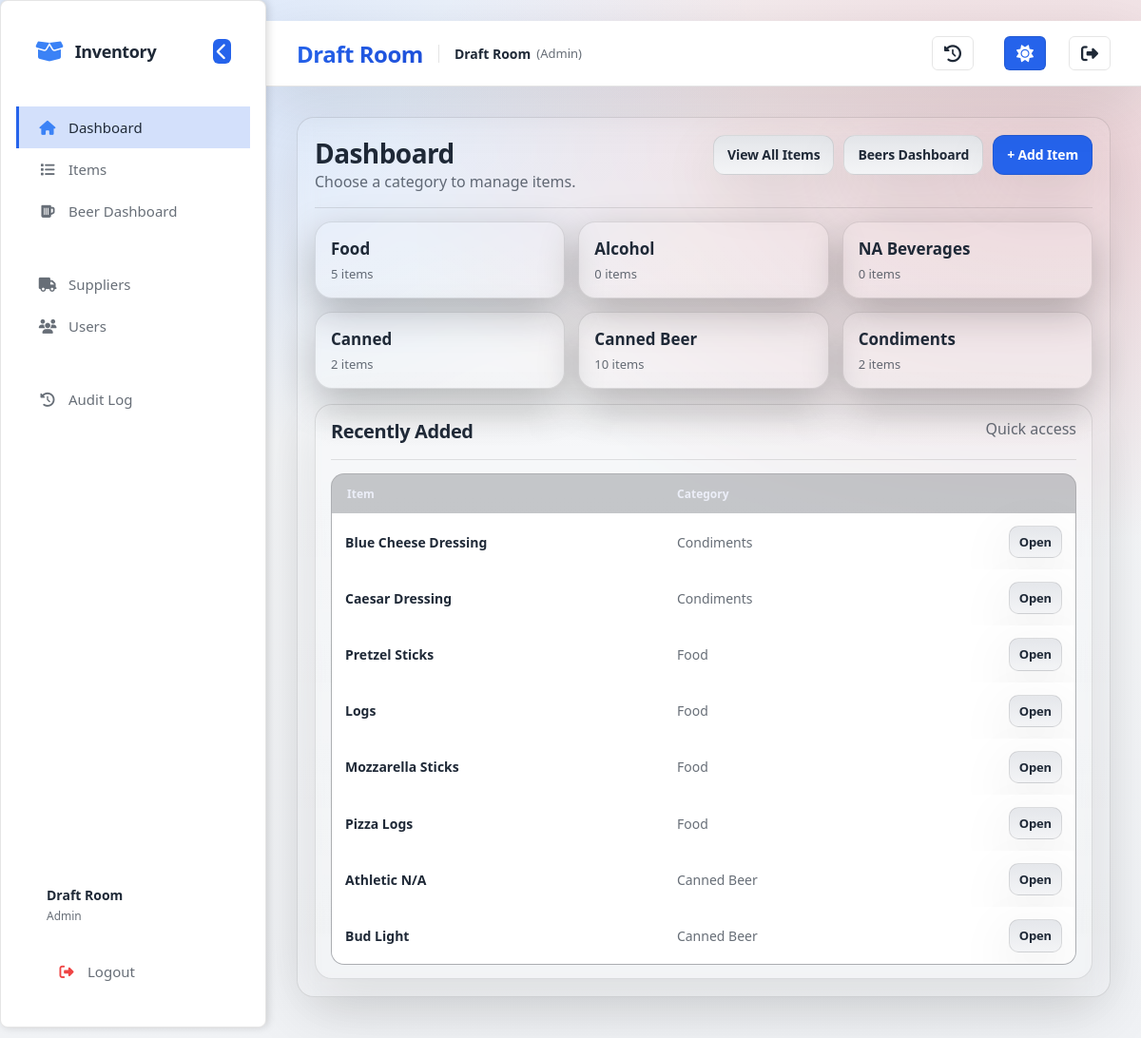
The page / (signed in) on the database its author committed.
### app.py (models this page shows, shortened)
class User(db.Model):
    __tablename__ = "users"
    id = db.Column(db.Integer, primary_key=True)
    username = db.Column(db.String(80), unique=True, nullable=False)
    first_name = db.Column(db.String(80), nullable=True)
    last_name = db.Column(db.String(80), nullable=True)
    password_hash = db.Column(db.String(255), nullable=False)
    role = db.Column(db.String(20), nullable=False, default="staff")
    is_active = db.Column(db.Boolean, nullable=False, default=True)
    created_at = db.Column(db.DateTime, nullable=False, default=utcnow)

class Item(db.Model):
    __tablename__ = "items"
    id = db.Column(db.Integer, primary_key=True)
    name = db.Column(db.String(200), nullable=False)
    category = db.Column(db.String(120), nullable=False)
    prep_type = db.Column(db.String(50), nullable=False, default="generic")
    supplier_id = db.Column(db.Integer, db.ForeignKey("suppliers.id"), nullable=True)
    supplier = db.relationship("Supplier", back_populates="items")
    unit = db.Column(db.String(50), nullable=True)
    default_units_per_box = db.Column(
    db.Integer,
    nullable=True,
)
    multiplier = db.Column(db.Float, nullable=True)
    raw_freezer_days = db.Column(db.Integer, nullable=True)
    raw_cooler_days = db.Column(db.Integer, nullable=True)
    raw_out_days = db.Column(db.Integer, nullable=True)
    prepped_freezer_days = db.Column(db.Integer, nullable=True)
    prepped_cooler_days = db.Column(db.Integer, nullable=True)
    prepped_out_days = db.Column(db.Integer, nullable=True)
    sales_mode = db.Column(db.String(40), nullable=True)
    pack1_label = db.Column(db.String(80), nullable=True)
    pack1_mult  = db.Column(db.Integer, nullable=True)
    pack2_label = db.Column(db.String(80), nullable=True)
    pack2_mult  = db.Column(db.Integer, nullable=True)
    pack3_label = db.Column(db.String(80), nullable=True)
    pack3_mult  = db.Column(db.Integer, nullable=True)
    pack4_label = db.Column(db.String(80), nullable=True)
    pack4_mult  = db.Column(db.Integer, nullable=True)
    main_bar_on_hand = db.Column(
        db.Integer,
        nullable=False,
        default=0,
        server_default=db.text("0"),
    )
    low_bar_on_hand = db.Column(
        db.Integer,
        nullable=False,
        default=0,
        server_default=db.text("0"),
    )
    on_hand_count = db.Column(
        db.Integer,
        nullable=False,
        default=0,
        server_default=db.text("0"),
    )
    created_at = db.Column(db.DateTime, nullable=False, default=datetime.utcnow)

### app.py (the view)
@app.get("/")
def dashboard():
    guard = require_view_access()
    if guard:
        return guard
    counts = db.session.query(Item.category, func.count(Item.id)).group_by(Item.category).all()
    counts_map = {c: int(n) for (c, n) in counts}
    categories = [{"name": cat, "count": counts_map.get(cat, 0)} for cat in CATEGORY_ORDER]
    extras = sorted([c for c in counts_map.keys() if c not in CATEGORY_ORDER])
    for cat in extras:
        categories.append({"name": cat, "count": counts_map.get(cat, 0)})
    recent_items = Item.query.order_by(Item.created_at.desc(), Item.id.desc()).limit(8).all()
    return render_template("dashboard.html", categories=categories, recent_items=recent_items)

### app.py (called while the page is built)
def role_rank(role: str | None) -> int:
    if not role:
        return 0
    return ROLE_RANK.get(role.strip().lower(), 0)

def current_user() -> Optional["User"]:
    uid = session.get("user_id")
    if not uid:
        return None
    try:
        return User.query.get(int(uid))
    except Exception:
        return None

def current_user_role() -> str:
    if session.get("break_glass_admin") is True:
        return "admin"
    u = current_user()
    if not u:
        return ""
    return (u.role or "").lower()

def is_logged_in() -> bool:
    return (session.get("break_glass_admin") is True) or (session.get("user_id") is not None)

def can_manage_users() -> bool:
    return current_user_role() == "admin"

def can_edit_inventory() -> bool:
    return role_rank(current_user_role()) >= ROLE_RANK["manager"]

def can_view_inventory() -> bool:
    return role_rank(current_user_role()) >= ROLE_RANK["staff"] or (session.get("break_glass_admin") is True)

def require_view_access():
    if not is_logged_in():
        return redirect("/login")
    if session.get("break_glass_admin") is True:
        return None
    if not can_view_inventory():
        session.clear()
        flash("Access denied.", "error")
        return redirect("/login")
    return None

@app.context_processor
def inject_user():
    u = current_user()
    return {
        "current_user": u,
        "auth_user": u,
        "auth_break_glass": bool(session.get("break_glass_admin") is True),
        "auth_role": current_user_role(),
        "can_edit_inventory": can_edit_inventory(),
        "can_manage_users": can_manage_users(),
    }

### templates/dashboard.html
{% extends "base.html" %}
{% block content %}
<section class="card">
  <div class="cardhead">
    <div>
      <h1>Dashboard</h1>
      <span class="muted">Choose a category to manage items.</span>
    </div>
    <div class="actions">
      <a class="btn" href="/items">View All Items</a>
      <a class="btn" href="/beers/dashboard">Beers Dashboard</a>
      {% if can_edit_inventory %}
        <a class="btn primary" href="/items/new">+ Add Item</a>
      {% endif %}
    </div>
  </div>
  <div class="grid3">
    {% for c in categories %}
      <a class="tile" href="/category/{{ c.name }}">
        <div class="tile-title">{{ c.name }}</div>
        <div class="tile-sub">{{ c.count }} items</div>
      </a>
    {% endfor %}
  </div>
  <div style="height:16px;"></div>
  <div class="card mini">
    <div class="cardhead">
      <h2>Recently Added</h2>
      <span class="muted">Quick access</span>
    </div>
    {% if recent_items and recent_items|length > 0 %}
      <div class="table">
        <div class="row head" style="grid-template-columns: 1.2fr .8fr .6fr;">
          <div>Item</div><div>Category</div><div></div>
        </div>
        {% for it in recent_items %}
          <div class="row" style="grid-template-columns: 1.2fr .8fr .6fr;">
            <div class="strong">{{ it.name }}</div>
            <div class="muted">{{ it.category }}</div>
            <div class="row-actions">
              <a class="btn small" href="/items/{{ it.id }}">Open</a>
            </div>
          </div>
        {% endfor %}
      </div>
    {% else %}
      <div class="empty">No items yet.</div>
    {% endif %}
  </div>
</section>
{% endblock %}

### templates/base.html (shortened to what this page needs)
<!DOCTYPE html>
<html lang="en">
<head>
  <link rel="stylesheet" href="/static/style.css">
  <link rel="stylesheet" href="https://cdnjs.cloudflare.com/ajax/libs/font-awesome/6.4.0/css/all.min.css">
</head>
<body>
  <aside class="sidebar" id="sidebar">
    <div class="sidebar-header">
      <h2 class="sidebar-brand">
        <i class="fas fa-box-open"></i>
        <span>Inventory</span>
      </h2>
      <button class="sidebar-toggle" id="sidebarToggle" title="Collapse sidebar">
        <i class="fas fa-chevron-left"></i>
      </button>
    </div>
    <nav class="sidebar-nav">
      <a href="/" class="nav-item {% if request.path == '/' %}active{% endif %}" data-tooltip="Dashboard">
        <i class="fas fa-home"></i>
        <span>Dashboard</span>
      </a>
      <a href="/items" class="nav-item {% if '/items' in request.path %}active{% endif %}" data-tooltip="Items">
        <i class="fas fa-list"></i>
        <span>Items</span>
      </a>
      <a href="/beers/dashboard" class="nav-item {% if '/beers' in request.path %}active{% endif %}" data-tooltip="Beer Dashboard">
        <i class="fas fa-beer"></i>
        <span>Beer Dashboard</span>
      </a>
      <hr class="nav-divider">
      {% if can_edit_inventory %}
      <a href="/suppliers" class="nav-item {% if '/suppliers' in request.path %}active{% endif %}" data-tooltip="Suppliers">
        <i class="fas fa-truck"></i>
        <span>Suppliers</span>
      </a>
      <a href="/users" class="nav-item {% if '/users' in request.path %}active{% endif %}" data-tooltip="Users">
        <i class="fas fa-users"></i>
        <span>Users</span>
      </a>
      {% endif %}
      {% if auth_role == "admin" %}
      <hr class="nav-divider">
      <a href="/audit" class="nav-item {% if '/audit' in request.path %}active{% endif %}" data-tooltip="Audit Log">
        <i class="fas fa-history"></i>
        <span>Audit Log</span>
      </a>
      {% endif %}
    </nav>
    <div class="sidebar-footer">
      {% if current_user %}
      <div class="user-info">
        <div class="user-name">
          {% if current_user.first_name or current_user.last_name %}
            {{ current_user.first_name }} {{ current_user.last_name }}
          {% else %}
            {{ current_user.username }}
          {% endif %}
        </div>
        <div class="user-role">{{ auth_role.title() if auth_role else 'User' }}</div>
      </div>
      <a href="/logout" class="nav-item logout" data-tooltip="Logout">
        <i class="fas fa-sign-out-alt"></i>
        <span>Logout</span>
      </a>
      {% endif %}
    </div>
  </aside>
  <main class="main-content">
    <header class="topbar">
      <div class="topbar-brand">
        <h1>Draft Room</h1>
        {% if current_user %}
          <div class="topbar-brand-user">
            <span class="brand-user-name">
              {% if current_user.first_name or current_user.last_name %}
                {{ current_user.first_name }} {{ current_user.last_name }}
              {% else %}
                {{ current_user.username }}
              {% endif %}
            </span>
            <span class="brand-user-role">({{ auth_role.title() if auth_role else 'User' }})</span>
          </div>
        {% endif %}
      </div>
      {% if auth_role == "admin" %}
        <a href="/audit" class="audit-btn" title="View audit log">
          <i class="fas fa-history"></i>
        </a>
      {% endif %}
      <button class="theme-toggle" id="themeToggle" title="Toggle light/dark theme">
      </button>
      <a href="/logout" class="logout-btn" title="Logout">
        <i class="fas fa-sign-out-alt"></i>
      </a>
    </header>
    <div class="page-content">
      {% block content %}{% endblock %}
    </div>
  </main>
</body>
</html>

### rows shown on the page
User: first_name "Draft", last_name "Room", role "Admin"
Item: name "Blue Cheese Dressing", category "Condiments"
Item: name "Caesar Dressing", category "Condiments"
Item: name "Pretzel Sticks", category "Food"
Item: name "Logs", category "Food"
Item: name "Mozzarella Sticks", category "Food"
Item: name "Pizza Logs", category "Food"
Item: name "Athletic N/A", category "Canned Beer"
Item: name "Bud Light", category "Canned Beer"

### other values the page prints
{{ c.name }} "Food" "Alcohol" "NA Beverages" "Canned" "Canned Beer" "Condiments"
{{ c.count }} "5" "0" "0" "2" "10" "2"
